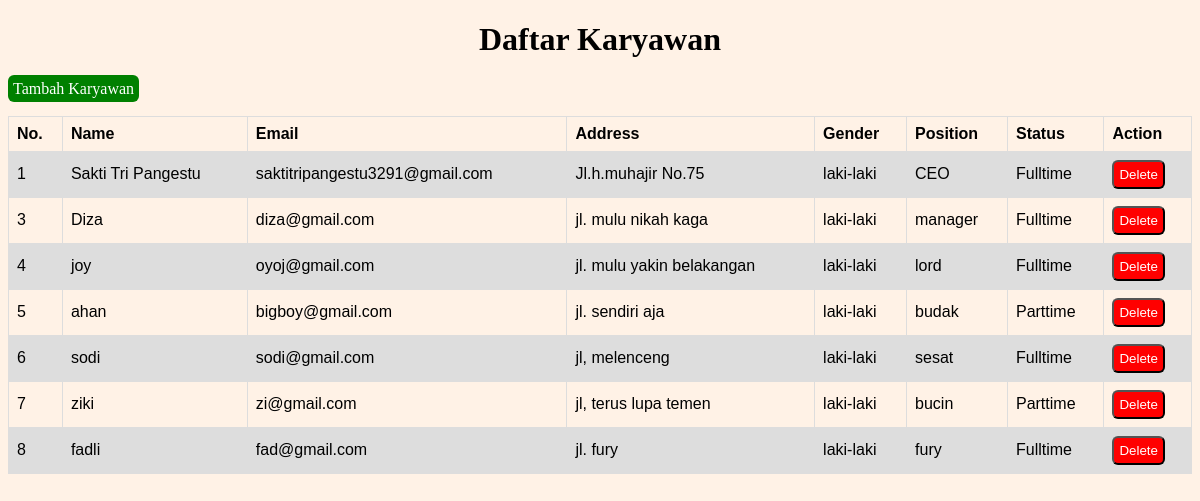
The page / on the database its author committed.
### tables this page shows
CREATE TABLE `karyawan` (
  `id` int(100) NOT NULL,
  `name` varchar(100) NOT NULL,
  `email` varchar(100) NOT NULL,
  `address` varchar(100) NOT NULL,
  `gender` varchar(100) NOT NULL,
  `position` varchar(225) NOT NULL,
  `status` varchar(100) NOT NULL
);

### functions.php (called while the page is built, shortened)
<?php
$conn = mysqli_connect("localhost", "root", "", "praktikum_9");
function query($query)
{
    global $conn;
    $data = mysqli_query($conn, $query);
    $karyawan = [];
    while ($babu = mysqli_fetch_assoc($data)) {
        $karyawan[] = $babu;
    }
    return $karyawan;
}

### index.php (the view, shortened to what this page needs)
<?php
require 'functions.php';
$karyawan = query("SELECT * FROM karyawan");
?>
<!DOCTYPE html>
<html lang="en">
<head>
</head>
<body>
    <div>
        <h1>Daftar Karyawan</h1>
        <a class="btn-add" href="tambah.php">Tambah Karyawan</a>
        <br> <br>
        <table>
            <tr>
                <th scope="col">No.</th>
                <th scope="col">Name</th>
                <th scope="col">Email</th>
                <th scope="col">Address</th>
                <th scope="col">Gender</th>
                <th scope="col">Position</th>
                <th scope="col">Status</th>
                <th scope="col">Action</th>
            </tr>
            <?php foreach ($karyawan as $babu) : ?>
                <tr>
                    <td><?= $babu["id"] ?></td>
                    <td><?= $babu['name']; ?></td>
                    <td><?= $babu['email']; ?></td>
                    <td><?= $babu['address']; ?></td>
                    <td><?= $babu['gender']; ?></td>
                    <td><?= $babu['position']; ?></td>
                    <td><?= $babu['status']; ?></td>
                    <td>
                        <a href="hapus.php?id=<?= $babu['id']; ?>" onclick="return confirm('apakah anda ingin menghapus data?');">
                            <button type="button" class="btn-del">Delete</button>
                        </a>
                    </td>
                </tr>
            <?php endforeach; ?>
        </table>
    </div>
</body>
</html>

### index.php (style rules this page uses)
body { background-color: #fff2e6; }
h1 { text-align: center; }
table { font-family: arial, sans-serif; border-collapse: collapse; width: 100%; }
td, th { border: 1px solid #dddddd; text-align: left; padding: 8px; }
tr:nth-child(even) { background-color: #dddddd; }
.btn-add { padding: 5px; background-color: green; color: white; text-decoration: none; border-radius: 6px; }
.btn-del { padding: 5px; background-color: red; color: white; text-decoration: none; border-radius: 6px; }

### rows shown on the page
karyawan: id "1", name "Sakti Tri Pangestu", email "saktitripangestu3291@gmail.com", address "Jl.h.muhajir No.75", gender "laki-laki", position "CEO", status "Fulltime"
karyawan: id "3", name "Diza", email "diza@gmail.com", address "jl. mulu nikah kaga", gender "laki-laki", position "manager", status "Fulltime"
karyawan: id "4", name "joy", email "oyoj@gmail.com", address "jl. mulu yakin belakangan", gender "laki-laki", position "lord", status "Fulltime"
karyawan: id "5", name "ahan", email "bigboy@gmail.com", address "jl. sendiri aja", gender "laki-laki", position "budak", status "Parttime"
karyawan: id "6", name "sodi", email "sodi@gmail.com", address "jl, melenceng", gender "laki-laki", position "sesat", status "Fulltime"
karyawan: id "7", name "ziki", email "zi@gmail.com", address "jl, terus lupa temen", gender "laki-laki", position "bucin", status "Parttime"
karyawan: id "8", name "fadli", email "fad@gmail.com", address "jl. fury", gender "laki-laki", position "fury", status "Fulltime"
